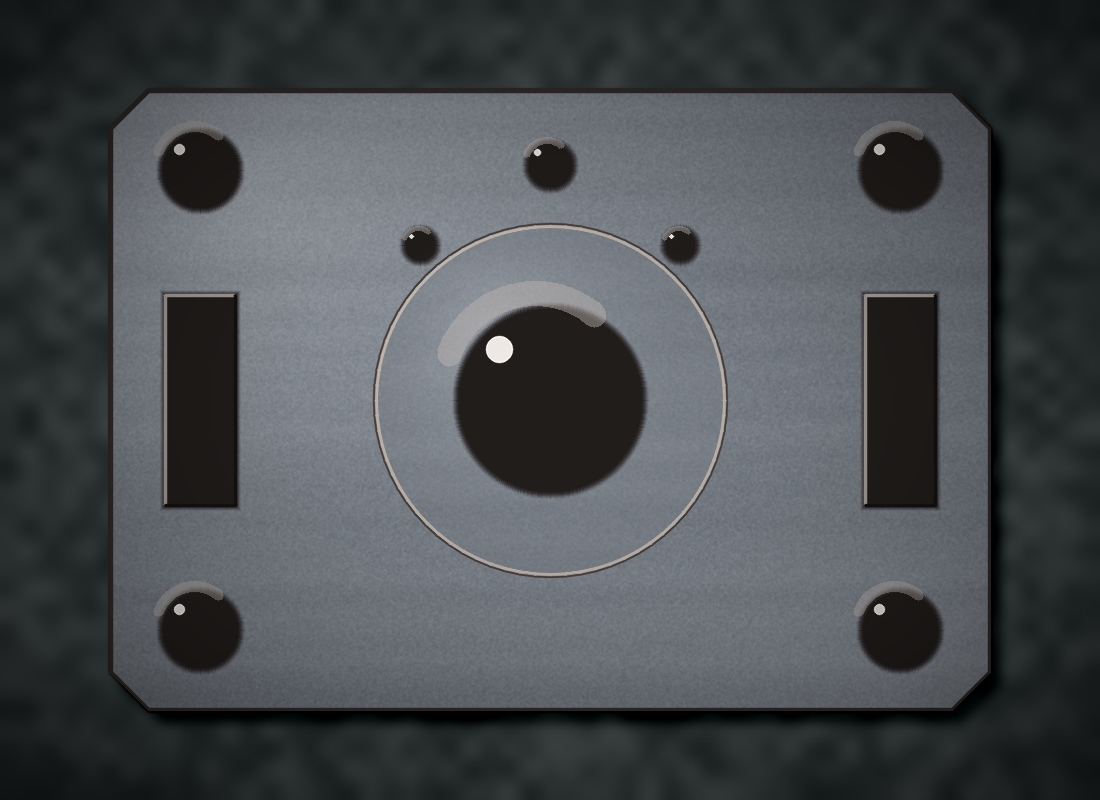
#> input picture realistic_part.jpg, 1100 x 800 px
$ python detect_realistic.py
#> lines starting #> are read from the running program, lines starting #| are printed output that depends on the picture; after the words box and inside, x2 and y2 are one past the last pixel; in counts of white or black regions, pixels touching at a corner belong together
"""
Dimension Detector — Realistic Industrial Part
===============================================
Optimised pipeline for machined metal parts on contrasting backgrounds.

Algorithm (all classical CV, zero cost):
  Step 1  Canny edges → largest filled contour  → object mask
  Step 2  Bounding rectangle of mask            → Width & Height
  Step 3  Dark-pixel threshold inside mask      → hole candidates
  Step 4  Hough Circles (round holes) +
          Contour hierarchy (slots/rect holes)
  Step 5  Pixel-per-mm scale → real dimensions

Run:
    python detect_realistic.py
"""

import cv2
import numpy as np
import matplotlib.pyplot as plt
import matplotlib.patches as mpatches
from pathlib import Path

IMAGE_PATH = "realistic_part.jpg"
PPM        = 3.0          # pixels per mm  (adjust for your real photo)
MM         = lambda px: round(px / PPM, 1)


# ══════════════════════════════════════════════════════════════════════════════
#  STEP 1 — Segment object from background
# ══════════════════════════════════════════════════════════════════════════════

def segment_object(gray):
    """
    Canny + largest-contour fill.
    Robust to gradients and texture — better than plain Otsu on real photos.
    """
    blur = cv2.GaussianBlur(gray, (9, 9), 0)

    # Multi-scale Canny: merge two threshold pairs → catch both sharp & soft edges
    e1 = cv2.Canny(blur, 20,  80)
    e2 = cv2.Canny(blur, 50, 150)
    edges = cv2.bitwise_or(e1, e2)

    # Dilate to close edge gaps
    kernel = cv2.getStructuringElement(cv2.MORPH_RECT, (5, 5))
    edges  = cv2.dilate(edges, kernel, iterations=2)

    # Fill the largest closed region → object mask
    contours, _ = cv2.findContours(edges, cv2.RETR_EXTERNAL, cv2.CHAIN_APPROX_SIMPLE)
    if not contours:
        return None, None
    obj_cnt = max(contours, key=cv2.contourArea)
    mask = np.zeros_like(gray)
    cv2.drawContours(mask, [obj_cnt], -1, 255, thickness=cv2.FILLED)

    # Morphological close to seal any gaps
    mask = cv2.morphologyEx(mask, cv2.MORPH_CLOSE,
                             cv2.getStructuringElement(cv2.MORPH_ELLIPSE, (21, 21)),
                             iterations=3)
    return mask, obj_cnt


# ══════════════════════════════════════════════════════════════════════════════
#  STEP 2 — Object bounding box
# ══════════════════════════════════════════════════════════════════════════════

def object_bbox(mask):
    contours, _ = cv2.findContours(mask, cv2.RETR_EXTERNAL, cv2.CHAIN_APPROX_SIMPLE)
    if not contours:
        return None
    cnt = max(contours, key=cv2.contourArea)
    return cv2.boundingRect(cnt), cnt


# ══════════════════════════════════════════════════════════════════════════════
#  STEP 3 — Hole detection inside the object
# ══════════════════════════════════════════════════════════════════════════════

def detect_holes(gray, object_mask):
    """
    Inside the object mask, dark pixels = holes.
    Uses Hough Circles (fast, circular) + contour hierarchy (slots).
    """
    # Isolate object interior
    interior = cv2.bitwise_and(gray, gray, mask=object_mask)

    # Threshold for very dark pixels (holes / bores)
    _, dark = cv2.threshold(interior, 55, 255, cv2.THRESH_BINARY_INV)
    # Remove background leakage
    dark = cv2.bitwise_and(dark, dark, mask=object_mask)

    kernel = cv2.getStructuringElement(cv2.MORPH_ELLIPSE, (7, 7))
    dark   = cv2.morphologyEx(dark, cv2.MORPH_OPEN,  kernel, iterations=1)
    dark   = cv2.morphologyEx(dark, cv2.MORPH_CLOSE, kernel, iterations=2)

    holes = []

    # ── Hough Circles (round holes) ───────────────────────────────────────────
    h_img, w_img = gray.shape
    blur = cv2.GaussianBlur(gray, (11, 11), 2)
    circles = cv2.HoughCircles(
        blur,
        cv2.HOUGH_GRADIENT,
        dp       = 1.2,
        minDist  = 30,
        param1   = 60,
        param2   = 25,
        minRadius= 10,
        maxRadius= 120,
    )

    obj_cnts, _ = cv2.findContours(object_mask, cv2.RETR_EXTERNAL,
                                    cv2.CHAIN_APPROX_SIMPLE)
    obj_cnt = max(obj_cnts, key=cv2.contourArea) if obj_cnts else None

    if circles is not None:
        for cx, cy, r in np.round(circles[0]).astype(int):
            if obj_cnt is not None:
                if cv2.pointPolygonTest(obj_cnt, (float(cx), float(cy)), False) < 0:
                    continue
            # Verify it overlaps a dark region
            test_mask = np.zeros_like(gray)
            cv2.circle(test_mask, (cx, cy), max(1, r - 4), 255, -1)
            overlap = cv2.countNonZero(cv2.bitwise_and(dark, test_mask))
            if overlap < 0.3 * (np.pi * r * r):
                continue
            holes.append({
                "kind"  : "circle",
                "center": (int(cx), int(cy)),
                "radius": int(r),
                "bbox"  : (cx - r, cy - r, 2 * r, 2 * r),
            })

    # ── Contour hierarchy (slots / rectangular holes) ─────────────────────────
    cnts, hier = cv2.findContours(dark, cv2.RETR_CCOMP, cv2.CHAIN_APPROX_SIMPLE)
    if hier is not None:
        for i, (cnt, h) in enumerate(zip(cnts, hier[0])):
            area = cv2.contourArea(cnt)
            if area < 300:
                continue
            bx, by, bw, bh = cv2.boundingRect(cnt)
            cx, cy = bx + bw // 2, by + bh // 2

            if obj_cnt is not None:
                if cv2.pointPolygonTest(obj_cnt, (float(cx), float(cy)), False) < 0:
                    continue

            # Skip if already captured by Hough
            if any(abs(hh["center"][0] - cx) < 20 and abs(hh["center"][1] - cy) < 20
                   for hh in holes):
                continue

            aspect = bw / max(bh, 1)
            kind   = "circle" if 0.75 < aspect < 1.35 else "slot"
            holes.append({
                "kind"  : kind,
                "center": (cx, cy),
                "radius": min(bw, bh) // 2,
                "bbox"  : (bx, by, bw, bh),
            })

    return holes, dark


# ══════════════════════════════════════════════════════════════════════════════
#  STEP 4 — Visualise & report
# ══════════════════════════════════════════════════════════════════════════════

def draw_results(image, bbox, cnt, holes):
    out = image.copy()
    x, y, w, h = bbox

    # ── Object bounding box ───────────────────────────────────────────────────
    cv2.rectangle(out, (x, y), (x + w, y + h), (0, 220, 60), 2)

    # Width dimension line (below object)
    ly = y + h + 28
    cv2.arrowedLine(out, (x, ly), (x + w, ly), (0, 220, 60), 2, tipLength=0.03)
    cv2.arrowedLine(out, (x + w, ly), (x, ly), (0, 220, 60), 2, tipLength=0.03)
    label_w = f"W = {MM(w)} mm  ({w} px)"
    cv2.putText(out, label_w, (x + w // 2 - 90, ly - 7),
                cv2.FONT_HERSHEY_SIMPLEX, 0.6, (0, 220, 60), 2, cv2.LINE_AA)

    # Height dimension line (left of object)
    lx = max(x - 55, 10)
    cv2.arrowedLine(out, (lx, y), (lx, y + h), (0, 220, 60), 2, tipLength=0.03)
    cv2.arrowedLine(out, (lx, y + h), (lx, y), (0, 220, 60), 2, tipLength=0.03)
    label_h = f"H={MM(h)}mm"
    cv2.putText(out, label_h, (max(lx - 50, 2), y + h // 2),
                cv2.FONT_HERSHEY_SIMPLEX, 0.52, (0, 220, 60), 2, cv2.LINE_AA)

    # ── Holes ─────────────────────────────────────────────────────────────────
    colors = {"circle": (0, 80, 255), "slot": (255, 140, 0)}
    for i, hole in enumerate(holes, 1):
        col = colors.get(hole["kind"], (200, 0, 200))
        cx, cy = hole["center"]
        r  = hole["radius"]
        bx, by, bw, bh = [int(v) for v in hole["bbox"]]

        if hole["kind"] == "circle":
            cv2.circle(out, (cx, cy), r,  col, 2, cv2.LINE_AA)
            cv2.circle(out, (cx, cy), 3,  col, -1)
            tag = f"H{i} Ø{MM(2*r)}mm"
            cv2.putText(out, tag, (cx - 38, cy - r - 10),
                        cv2.FONT_HERSHEY_SIMPLEX, 0.52, col, 2, cv2.LINE_AA)
            # Diameter line
            cv2.line(out, (cx - r, cy), (cx + r, cy), col, 1, cv2.LINE_AA)
        else:
            cv2.rectangle(out, (bx, by), (bx + bw, by + bh), col, 2)
            tag = f"H{i} {MM(bw)}×{MM(bh)}mm"
            cv2.putText(out, tag, (bx, by - 8),
                        cv2.FONT_HERSHEY_SIMPLEX, 0.52, col, 2, cv2.LINE_AA)

    return out


def print_report(bbox, holes):
    x, y, w, h = bbox
    print()
    print("╔══════════════════════════════════════════════╗")
    print("║        DIMENSION DETECTION RESULTS           ║")
    print("╠══════════════════════════════════════════════╣")
    print(f"║  Object Width  : {MM(w):>7} mm   ({w} px)".ljust(47) + "║")
    print(f"║  Object Height : {MM(h):>7} mm   ({h} px)".ljust(47) + "║")
    print("╠══════════════════════════════════════════════╣")
    print(f"║  Holes detected: {len(holes)}".ljust(47) + "║")
    for i, hole in enumerate(holes, 1):
        cx, cy = hole["center"]
        if hole["kind"] == "circle":
            d = MM(2 * hole["radius"])
            print(f"║  Hole {i:>2} [circle]  Ø {d:>6} mm  @ ({cx},{cy})".ljust(47) + "║")
        else:
            bx, by, bw, bh = hole["bbox"]
            print(f"║  Hole {i:>2} [slot]    {MM(bw):>5}×{MM(bh):<5} mm  @ ({cx},{cy})".ljust(47) + "║")
    print("╚══════════════════════════════════════════════╝")
    print()


# ══════════════════════════════════════════════════════════════════════════════
#  MAIN
# ══════════════════════════════════════════════════════════════════════════════

def main():
    print(f"\n  Loading  →  {IMAGE_PATH}")
    image = cv2.imread(IMAGE_PATH)
#> image is the input picture: shape (800, 1100, 3); mean B, G, R 80.2, 76.9, 72.9
    if image is None:
        print(f"[ERROR] Cannot open '{IMAGE_PATH}'. Run generate_realistic.py first.")
        return

    gray = cv2.cvtColor(image, cv2.COLOR_BGR2GRAY)
    H, W = gray.shape
    print(f"  Image size : {W} × {H} px   |   Scale : {PPM} px/mm\n")
#|   Image size : 1100 × 800 px   |   Scale : 3.0 px/mm

    # ── Step 1: segment ───────────────────────────────────────────────────────
    print("  [1/4] Segmenting object ...")
    obj_mask, _ = segment_object(gray)
#> in segment_object, `contours, _ = cv2.findContours(edges, cv2.RETR_EXTERNAL, cv2.CHAIN_APP..`: contours = 1 contour; box (x1, y1, x2, y2) and area: (109, 88, 993, 713) 547554
#> in segment_object, `obj_cnt = max(contours, key=cv2.contourArea)`: obj_cnt = contour of 49 points, box (x1, y1, x2, y2) (109, 88, 993, 713), area 547554
#> in segment_object, `cv2.drawContours(mask, [obj_cnt], -1, 255, thickness=cv2.FILLED)`:
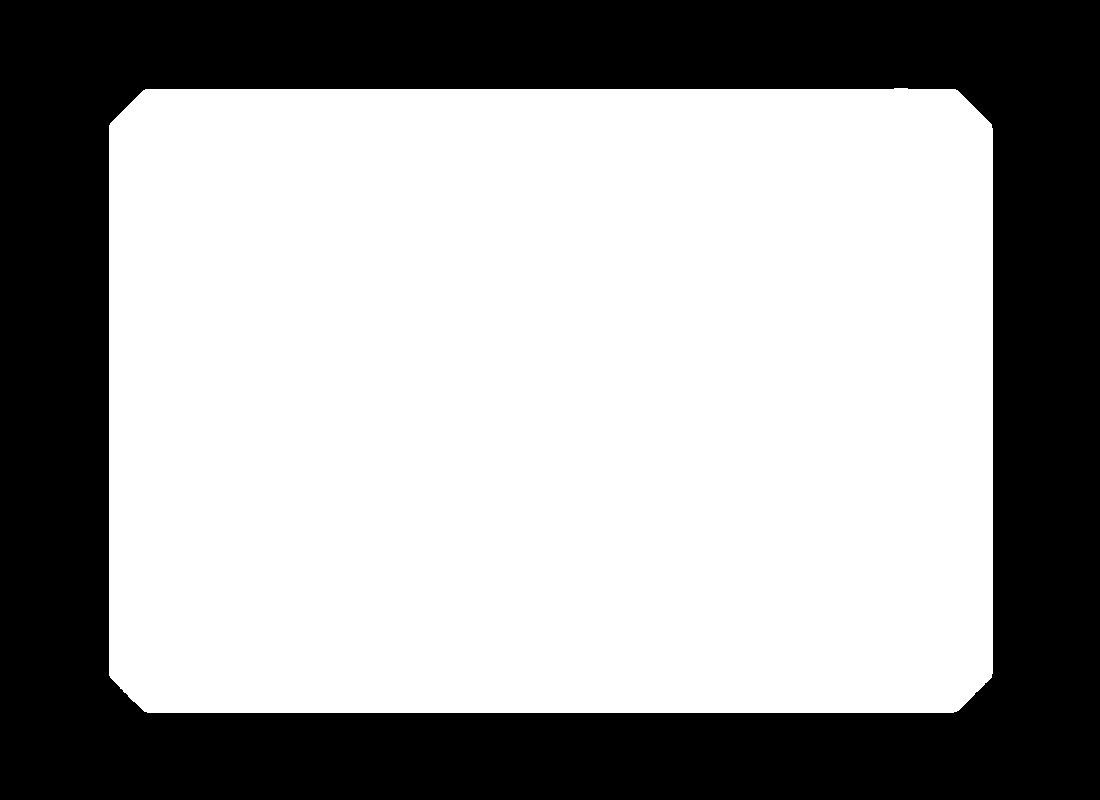
#> mask: shape (800, 1100); 62.4% white; 1 black region, box (x1, y1, x2, y2) and area: (0, 0, 1100, 800) 331008
    if obj_mask is None:
        print("  [ERROR] Could not segment object.")
        return

    # ── Step 2: bounding box ──────────────────────────────────────────────────
    print("  [2/4] Computing bounding box ...")
    result = object_bbox(obj_mask)
#> in object_bbox, `contours, _ = cv2.findContours(mask, cv2.RETR_EXTERNAL, cv2.CHAIN_APPR..`: contours = 1 contour; box (x1, y1, x2, y2) and area: (109, 88, 993, 713) 547564
#> in object_bbox, `cnt = max(contours, key=cv2.contourArea)`: cnt = contour of 34 points, box (x1, y1, x2, y2) (109, 88, 993, 713), area 547564
#> result = 2 items, first 2: (109, 88, 884, 625), contour of 34 points, box (x1, y1, x2, y2) (109, 88, 993, 713), area 547564
    if result is None:
        print("  [ERROR] No bounding box found.")
        return
    bbox, obj_cnt = result
#> bbox = (109, 88, 884, 625); obj_cnt has the same summary as cnt in object_bbox

    # ── Step 3: holes ─────────────────────────────────────────────────────────
    print("  [3/4] Detecting holes ...")
    holes, dark_mask = detect_holes(gray, obj_mask)
#> in detect_holes, `circles = cv2.HoughCircles( blur, cv2.HOUGH_GRADIENT, dp       = 1.2, ..`: circles = 17 rows, first 8: [549, 400.2, 95.68], [199.8, 169.8, 42.16], [900.6, 630.6, 41.56], [900.6, 169.8, 41.32], [199.8, 629.4, 42.52], [499.8, 366.6, 119.3], [588.6, 442.2, 118], [493.8, 429, 116.7]
#> in detect_holes, `obj_cnts, _ = cv2.findContours(object_mask, cv2.RETR_EXTERNAL, cv2.CHA..`: obj_cnts has the same summary as contours in object_bbox
#> in detect_holes, `obj_cnt = max(obj_cnts, key=cv2.contourArea) if obj_cnts else None`: obj_cnt has the same summary as cnt in object_bbox
#> the loop in detect_holes, `for cx, cy, r in np.round(circles[0]).astype(int):` made 17 passes
#> (cx, cy, r, overlap) on passes 1 to 8: (549, 400, 96, 25752), (200, 170, 42, 4468), (901, 631, 42, 4481), (901, 170, 41, 4262), (200, 629, 43, 4673), (500, 367, 119, 20540), (589, 442, 118, 21762), (494, 429, 117, 19860)
#> after the loop in detect_holes, `for cx, cy, r in np.round(circles[0]).astype(int):`:
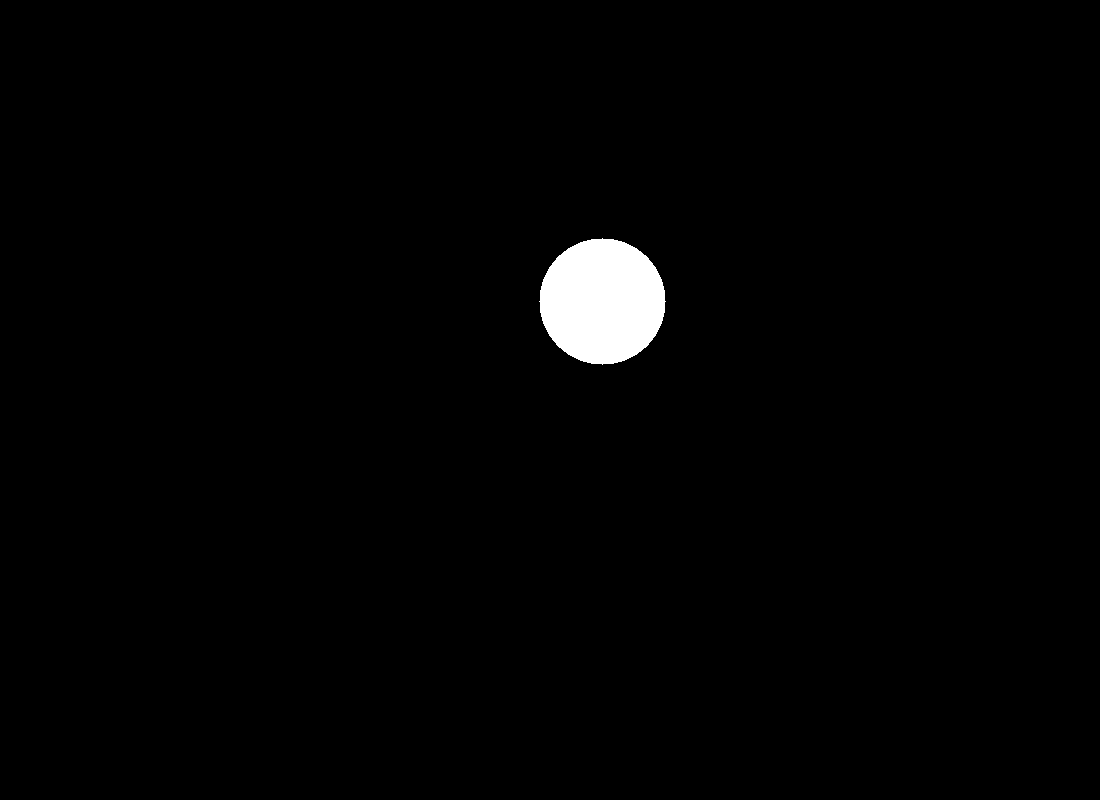
#> test_mask: shape (800, 1100); 1.4% white; 1 white region
#> after the loop in detect_holes, `for cx, cy, r in np.round(circles[0]).astype(int):`: holes = 14 items
#> in detect_holes, `cnts, hier = cv2.findContours(dark, cv2.RETR_CCOMP, cv2.CHAIN_APPROX_S..`: cnts = 15 contours; largest, box (x1, y1, x2, y2) and area: (457, 307, 644, 495) 27155, (867, 296, 938, 508) 14692, (167, 296, 238, 508) 14692, (859, 132, 942, 212) 5114, (159, 592, 241, 673) 5104
#> the loop in detect_holes, `for i, (cnt, h) in enumerate(zip(cnts, hier[0])):` made 15 passes
#> (h, area, bx, by, bw, bh, cx, cy) on passes 3, 4, 5, 6, 9, 10, 11, 12: ([3, 1, -1, -1], 5064, 860, 592, 82, 81, 901, 632), ([4, 2, -1, -1], 5104, 159, 592, 82, 81, 200, 632), ([6, 3, 5, -1], 27155, 457, 307, 187, 188, 550, 401), ([-1, -1, -1, 4], 644, 485, 334, 29, 31, 499, 349), ([9, 7, -1, -1], 796.5, 663, 231, 35, 33, 680, 247), ([10, 8, -1, -1], 749, 404, 231, 33, 32, 420, 247), ([11, 9, -1, -1], 1695.5, 526, 144, 49, 47, 550, 167), ([12, 10, -1, -1], 5114, 859, 132, 83, 80, 900, 172)
#> after the loop in detect_holes, `for i, (cnt, h) in enumerate(zip(cnts, hier[0])):`: holes = 17 items
#> holes = 17 items

    # ── Step 4: draw + report ─────────────────────────────────────────────────
    print("  [4/4] Rendering results ...")
    annotated = draw_results(image, bbox, obj_cnt, holes)
#> in draw_results, `x, y, w, h = bbox`: x = 109; y = 88; w = 884; h = 625
#> in draw_results, `ly = y + h + 28`: ly = 741
#> in draw_results, `label_w = f"W = {MM(w)} mm  ({w} px)"`: label_w = 'W = 294.7 mm  (884 px)'
#> in draw_results, `lx = max(x - 55, 10)`: lx = 54
#> in draw_results, `label_h = f"H={MM(h)}mm"`: label_h = 'H=208.3mm'
#> the loop in draw_results, `for i, hole in enumerate(holes, 1):` made 17 passes
#> (col, cx, cy, r, bx, by, bw, bh) on passes 1 to 8: ((0, 80, 255), 549, 400, 96, 453, 304, 192, 192), ((0, 80, 255), 200, 170, 42, 158, 128, 84, 84), ((0, 80, 255), 901, 631, 42, 859, 589, 84, 84), ((0, 80, 255), 901, 170, 41, 860, 129, 82, 82), ((0, 80, 255), 200, 629, 43, 157, 586, 86, 86), ((0, 80, 255), 500, 367, 119, 381, 248, 238, 238), ((0, 80, 255), 589, 442, 118, 471, 324, 236, 236), ((0, 80, 255), 494, 429, 117, 377, 312, 234, 234)
#> after the loop in draw_results, `for i, hole in enumerate(holes, 1):`:
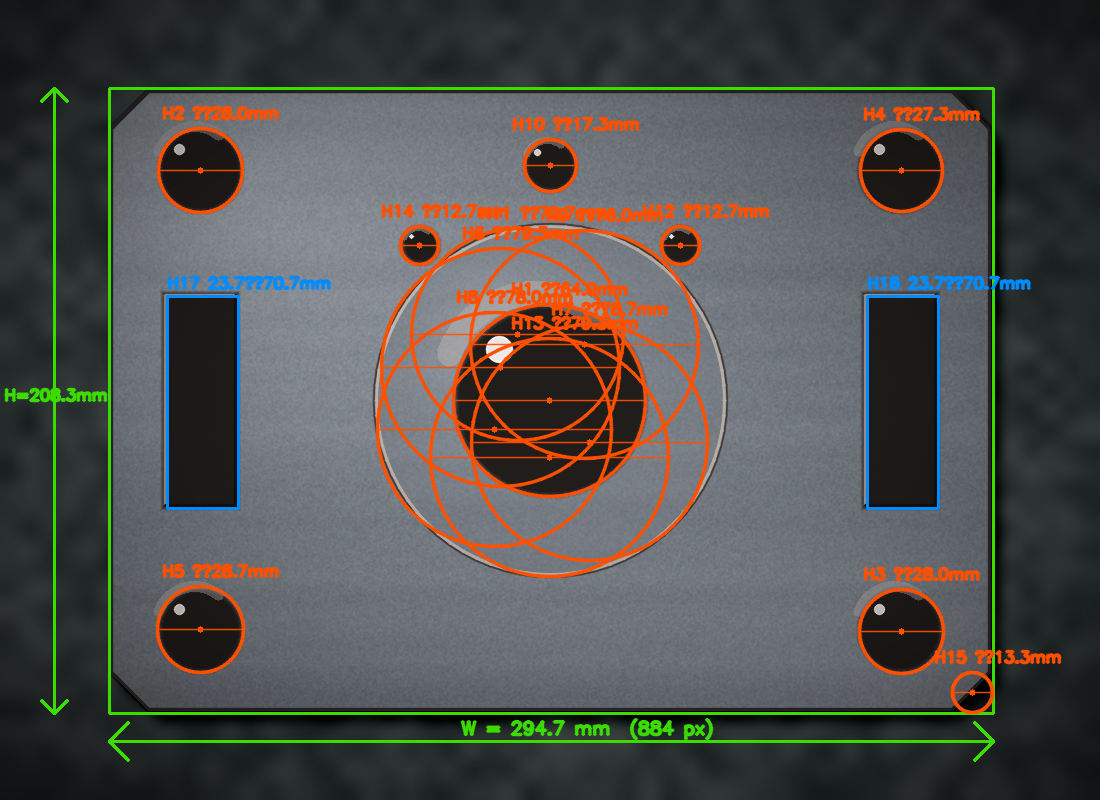
#> out: shape (800, 1100, 3); mean B, G, R 76.5, 80.2, 79.7
    print_report(bbox, holes)
#> in print_report, `x, y, w, h = bbox`: x = 109; y = 88; w = 884; h = 625
#| ║  Object Width  :   294.7 mm   (884 px)       ║
#| ║  Object Height :   208.3 mm   (625 px)       ║
#| ║  Holes detected: 17                          ║
#> the loop in print_report, `for i, hole in enumerate(holes, 1):` made 17 passes
#> (cx, cy, bx, by, bw, bh) on passes 16 to 17: (902, 402, 867, 296, 71, 212), (202, 402, 167, 296, 71, 212)
#> (printed output is left out)

    # Save
    out_path = "realistic_part_detected.jpg"
    cv2.imwrite(out_path, annotated, [cv2.IMWRITE_JPEG_QUALITY, 95])
    print(f"  Annotated image saved → {out_path}")

    # ── Matplotlib display ────────────────────────────────────────────────────
    fig, axes = plt.subplots(1, 3, figsize=(18, 6))
    fig.patch.set_facecolor('#0d0d0d')

    panels = [
        (cv2.cvtColor(image,     cv2.COLOR_BGR2RGB), "Original Image",      'gray'),
        (dark_mask,                                   "Hole Mask (Step 3)",  'gray'),
        (cv2.cvtColor(annotated, cv2.COLOR_BGR2RGB), "Detected Dimensions", 'gray'),
    ]

    for ax, (data, title, cmap) in zip(axes, panels):
        ax.imshow(data, cmap=cmap if data.ndim == 2 else None)
        ax.set_title(title, color='white', fontsize=12, pad=8)
        ax.set_facecolor('#0d0d0d')
        ax.axis('off')
#> this loop made 3 passes
#> title on passes 1 to 3: 'Original Image', 'Hole Mask (Step 3)', 'Detected Dimensions'

    # Legend
    legend = [
        mpatches.Patch(color='#00DC3C', label='Object bounding box (W × H)'),
        mpatches.Patch(color='#0050FF', label='Circular holes (Ø diameter)'),
        mpatches.Patch(color='#FF8C00', label='Slots (W × H)'),
    ]
    fig.legend(handles=legend, loc='lower center', ncol=3,
               facecolor='#1a1a1a', edgecolor='gray',
               labelcolor='white', fontsize=10, framealpha=0.9,
               bbox_to_anchor=(0.5, 0.01))

    plt.suptitle("Object Dimension Detection  ·  realistic_part.jpg",
                 color='white', fontsize=13, y=1.01)
    plt.tight_layout()
    plt.savefig("realistic_part_result.png", dpi=130,
                bbox_inches='tight', facecolor='#0d0d0d')
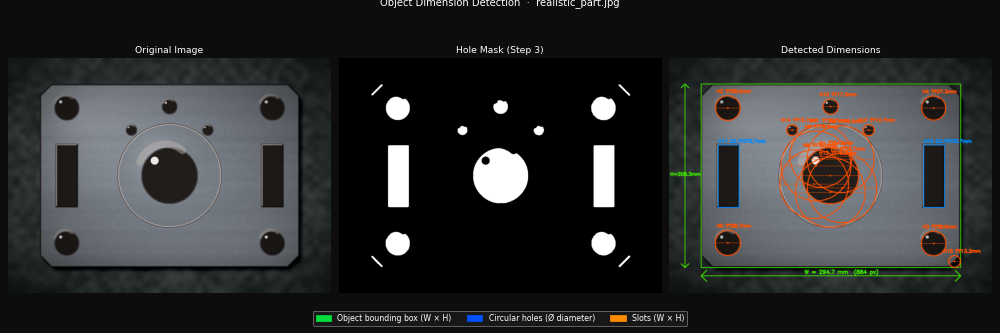
#> figure drawn by matplotlib, 3 panels
    print("  Full result panel saved → realistic_part_result.png\n")
    plt.show()


if __name__ == "__main__":
    main()
